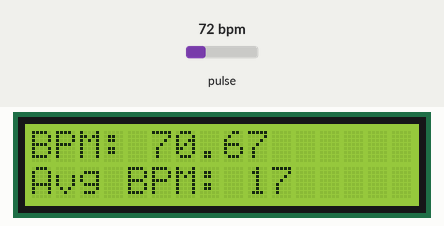
Recording of a sketch running on a simulated Arduino Uno, built with avr-gcc and run on an emulated ATmega328P. Shown: 16×2 character LCD. Inputs (shaded band) come from the test bench; at power-on: pulse 72 bpm. What the sketch prints to the serial monitor is not drawn.

Above: at 14.3 s.
14.4 s: pulse set to 130 bpm
At 17.2 s:
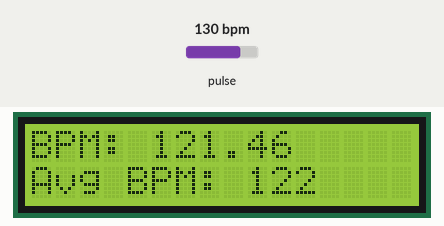
17.4 s: pulse set to 42 bpm
At 19.4 s:
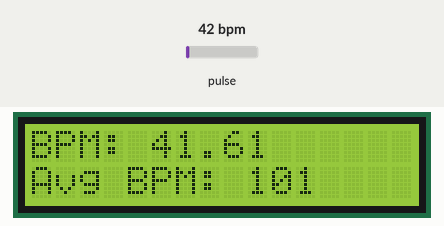
20.4 s: pulse set to 158 bpm
At 23.3 s:
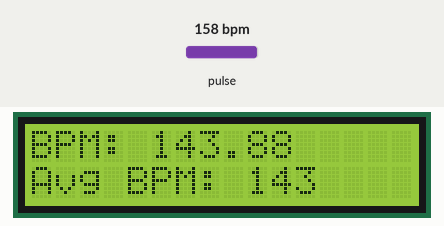
23.4 s: pulse set to 59 bpm
At 25.0 s:
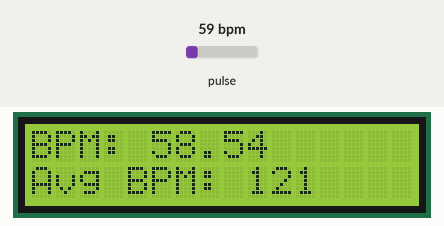
26.4 s: pulse set to 130 bpm
At 26.98 s:
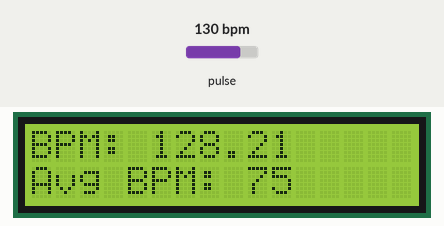
29.4 s: pulse set to 70 bpm
At 34.9 s:
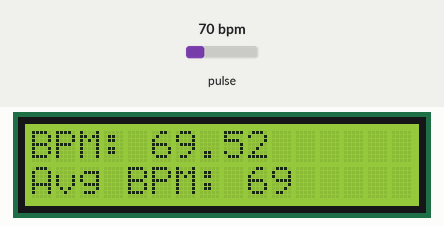

The sketch:

Mengukur_Detak_Jantung_MAX30102.ino
```cpp
// Include necessary libraries for communication and for the MAX30105 sensor
#include <Wire.h>
#include "MAX30105.h"
#include "heartRate.h"
#include <LiquidCrystal_I2C.h>

MAX30105 particleSensor; // Create an instance of the MAX30105 class to interact with the sensor
LiquidCrystal_I2C lcd(0x27, 16, 2); // Set the LCD address to 0x27 for a 16 chars and 2 line display

// Define the size of the rates array for averaging BPM; can be adjusted for smoother results
const byte RATE_SIZE = 4; // Increase this for more averaging. 4 is a good starting point.
byte rates[RATE_SIZE]; // Array to store heart rate readings for averaging
byte rateSpot = 0; // Index for inserting the next heart rate reading into the array
long lastBeat = 0; // Timestamp of the last detected beat, used to calculate BPM
float beatsPerMinute; // Calculated heart rate in beats per minute
int beatAvg; // Average heart rate after processing multiple readings

void setup()
{
  Serial.begin(115200); // Start serial communication at 115200 baud rate
  Serial.println("Initializing...");
  lcd.init();
  lcd.backlight();
  lcd.setCursor(0, 0);
  lcd.print(" WELCOME ");
  lcd.setCursor(0, 1);
  lcd.print(" TO ");
  delay(3000);
  lcd.clear();
  lcd.setCursor(0, 0);
  lcd.print("PSMURO");
  lcd.setCursor(0, 1);
  lcd.print("UNIV.GUNADARMA");
  delay(5000);
  lcd.clear();
  lcd.setCursor(0, 0);
  lcd.print("MCU HEALTHCARE");
  lcd.setCursor(0, 1);
  lcd.print("HEART RATE");
  delay(5000);
  lcd.clear();

  // Attempt to initialize the MAX30105 sensor. Check for a successful connection and report.
  if (!particleSensor.begin(Wire, I2C_SPEED_FAST))
  {
    // Start communication using fast I2C speed
    Serial.println("MAX30102 was not found. Please check wiring/power.");
    while (1); // Infinite loop to halt further execution if sensor is not found
  }
  Serial.println("Place your index finger on the sensor with steady pressure.");
  particleSensor.setup(); // Configure sensor with default settings for heart rate monitoring
  particleSensor.setPulseAmplitudeRed(0x0A); // Set the red LED pulse amplitude (intensity) to a low value as an indicator
  particleSensor.setPulseAmplitudeGreen(0); // Turn off the green LED as it's not used here
}

void loop()
{
  long irValue = particleSensor.getIR(); // Read the infrared value from the sensor
  if (checkForBeat(irValue) == true)
  { // Check if a heart beat is detected
    long delta = millis() - lastBeat; // Calculate the time between the current and last beat
    lastBeat = millis(); // Update lastBeat to the current time
    beatsPerMinute = 60 / (delta / 1000.0); // Calculate BPM
    // Ensure BPM is within a reasonable range before updating the rates array
    if (beatsPerMinute < 255 && beatsPerMinute > 20)
    {
      rates[rateSpot++] = (byte)beatsPerMinute; // Store this reading in the rates array
      rateSpot %= RATE_SIZE; // Wrap the rateSpot index to keep it within the bounds of the rates array
      // Compute the average of stored heart rates to smooth out the BPM
      beatAvg = 0;
      for (byte x = 0 ; x < RATE_SIZE ; x++)
        beatAvg += rates[x];
      beatAvg /= RATE_SIZE;
    }
  }
  Serial.print("IR=");
  Serial.print(irValue);
  Serial.print(", BPM=");
  Serial.print(beatsPerMinute);
  Serial.print(", Avg BPM=");
  Serial.print(beatAvg);
  if (irValue < 50000)
  {
    Serial.print(" No finger?");
    lcd.setCursor(0, 0);
    lcd.print("No Finger ? ");
    lcd.setCursor(0, 1);
    lcd.print("Letakan Jari! ");
  }
  else
  {
    lcd.clear();
    lcd.setCursor(0, 0);
    lcd.print("BPM: ");
    lcd.print(beatsPerMinute);
    lcd.setCursor(0, 1);
    lcd.print("Avg BPM: ");
    lcd.print(beatAvg);
  }
  Serial.println();
  //delay(500); // Delay to update the display and avoid flickering
}
```

Measured:
- what the display in image 2 shows lasts 1.4 s, from 18.9 s to 20.3 s
- what the display in image 4 shows lasts 1.0 s, from 24.2 s to 25.2 s
- what the display in image 5 shows lasts 0.5 s, from 26.7 s to 27.2 s
